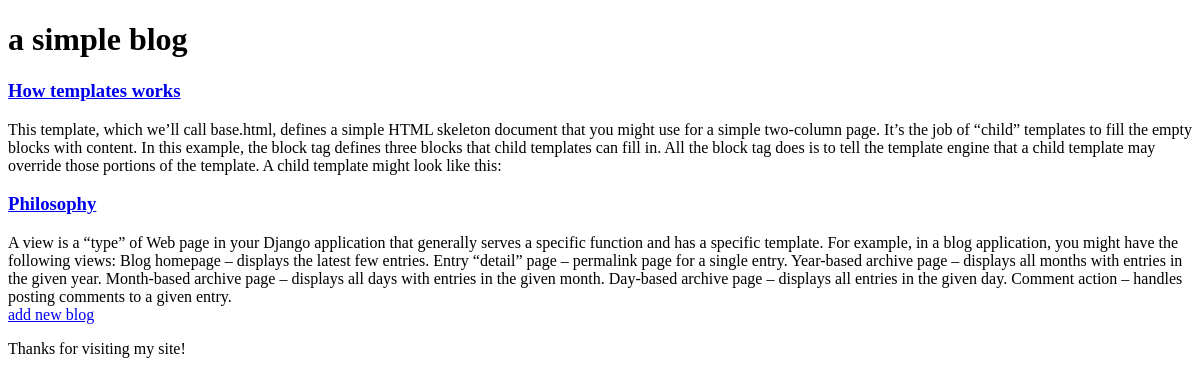
Page /sblog/ on the earlier database version.
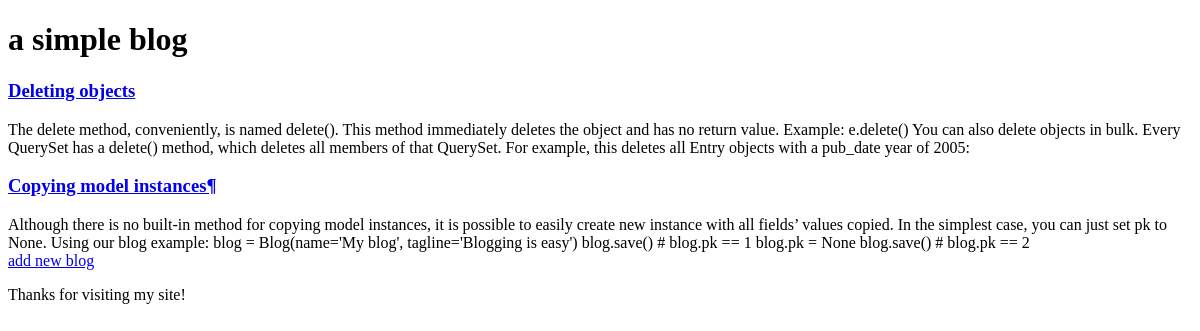
Same page on the later database version.
### sblog/models.py (models this page shows, shortened)
class Blog(models.Model):
	caption = models.CharField(max_length=50)
	author = models.ForeignKey(Author)
	tags = models.ManyToManyField(Tag, blank=True)
	content = models.TextField()
	publish_time = models.DateTimeField(auto_now_add=True)
	update_time = models.DateTimeField(auto_now=True)

### sblog/views.py (the view)
class BlogListView(generic.ListView):
	template_name = 'sblog/bloglist.html'
	context_object_name = 'blogs'
	def get_queryset(self):
		return Blog.objects.all()

### sblog/templates/sblog/bloglist.html (shortened to what this page needs)
{% extends "sblog/base.html" %}
{% block content %}
<div class="content">
    {% for blog in blogs %}
        <h3><a href="{% url 'sblog:detailblog' blog.id %}">{{ blog.caption }}</a></h3>
        <div>{{ blog.content}} </div>
    {% endfor %}
    <a class="btn" href="{% url 'sblog:addblog' %}"> add new blog</a>
</div>
{% endblock %}

### sblog/templates/sblog/base.html (shortened to what this page needs)
<!DOCTYPE html>
<html>
<head>
</head>
<body>
    <h1>a simple blog</h1>
    {% block content %}
    {% endblock %}
    {% block footer %}
        <p>Thanks for visiting my site! </p>
    {% endblock %}
</body>
</html>

Differences in the rows shown:
removed Blog: caption "How templates works", content "This template, which we’ll call base.html, defines a simple HTML skeleton document that you might use for a simple two-column page. It’s the job of “child” templates to fill the empty blocks with content. In this example, the block tag defines three blocks that child templates can fill in. All the block tag does is to tell the template engine that a child template may override those portions of the template. A child template might look like this:"
removed Blog: caption "Philosophy", content "A view is a “type” of Web page in your Django application that generally serves a specific function and has a specific template. For example, in a blog application, you might have the following views: Blog homepage – displays the latest few entries. Entry “detail” page – permalink page for a single entry. Year-based archive page – displays all months with entries in the given year. Month-based archive page – displays all days with entries in the given month. Day-based archive page – displays all entries in the given day. Comment action – handles posting comments to a given entry."
added Blog: caption "Deleting objects", content "The delete method, conveniently, is named delete(). This method immediately deletes the object and has no return value. Example: e.delete() You can also delete objects in bulk. Every QuerySet has a delete() method, which deletes all members of that QuerySet. For example, this deletes all Entry objects with a pub_date year of 2005:"
added Blog: caption "Copying model instances¶", content "Although there is no built-in method for copying model instances, it is possible to easily create new instance with all fields’ values copied. In the simplest case, you can just set pk to None. Using our blog example: blog = Blog(name='My blog', tagline='Blogging is easy') blog.save() # blog.pk == 1 blog.pk = None blog.save() # blog.pk == 2"
